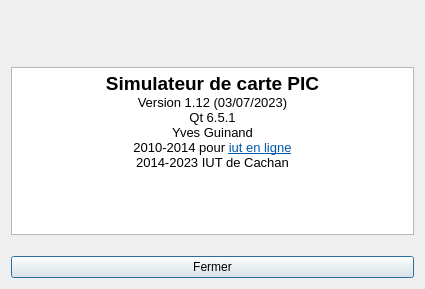
<?xml version="1.0" encoding="UTF-8"?>
<ui version="4.0">
 <class>Apropos</class>
 <widget class="QDialog" name="Apropos">
  <property name="windowModality">
   <enum>Qt::NonModal</enum>
  </property>
  <property name="geometry">
   <rect>
    <x>0</x>
    <y>0</y>
    <width>425</width>
    <height>289</height>
   </rect>
  </property>
  <property name="windowTitle">
   <string>A propos</string>
  </property>
  <property name="windowIcon">
   <iconset resource="ressources.qrc">
    <normaloff>:/images/micropro.png</normaloff>:/images/micropro.png</iconset>
  </property>
  <property name="modal">
   <bool>true</bool>
  </property>
  <layout class="QVBoxLayout" name="verticalLayout">
   <item>
    <spacer name="verticalSpacer">
     <property name="orientation">
      <enum>Qt::Vertical</enum>
     </property>
     <property name="sizeHint" stdset="0">
      <size>
       <width>20</width>
       <height>40</height>
      </size>
     </property>
    </spacer>
   </item>
   <item>
    <layout class="QHBoxLayout" name="horizontalLayout">
     <item>
      <spacer name="horizontalSpacer">
       <property name="orientation">
        <enum>Qt::Horizontal</enum>
       </property>
       <property name="sizeHint" stdset="0">
        <size>
         <width>40</width>
         <height>20</height>
        </size>
       </property>
      </spacer>
     </item>
     <item alignment="Qt::AlignVCenter">
      <widget class="QLabel" name="label_2">
       <property name="text">
        <string/>
       </property>
       <property name="pixmap">
        <pixmap resource="ressources.qrc">:/images/icone_lcd.png</pixmap>
       </property>
       <property name="alignment">
        <set>Qt::AlignCenter</set>
       </property>
      </widget>
     </item>
     <item>
      <spacer name="horizontalSpacer_3">
       <property name="orientation">
        <enum>Qt::Horizontal</enum>
       </property>
       <property name="sizeHint" stdset="0">
        <size>
         <width>40</width>
         <height>20</height>
        </size>
       </property>
      </spacer>
     </item>
     <item alignment="Qt::AlignVCenter">
      <widget class="QLabel" name="label_3">
       <property name="text">
        <string/>
       </property>
       <property name="pixmap">
        <pixmap resource="ressources.qrc">:/images/iutenligne.png</pixmap>
       </property>
       <property name="alignment">
        <set>Qt::AlignCenter</set>
       </property>
      </widget>
     </item>
     <item>
      <spacer name="horizontalSpacer_2">
       <property name="orientation">
        <enum>Qt::Horizontal</enum>
       </property>
       <property name="sizeHint" stdset="0">
        <size>
         <width>40</width>
         <height>20</height>
        </size>
       </property>
      </spacer>
     </item>
    </layout>
   </item>
   <item>
    <spacer name="verticalSpacer_3">
     <property name="orientation">
      <enum>Qt::Vertical</enum>
     </property>
     <property name="sizeHint" stdset="0">
      <size>
       <width>20</width>
       <height>40</height>
      </size>
     </property>
    </spacer>
   </item>
   <item>
    <widget class="QTextBrowser" name="textBrowser">
     <property name="html">
      <string>&lt;!DOCTYPE HTML PUBLIC &quot;-//W3C//DTD HTML 4.0//EN&quot; &quot;http://www.w3.org/TR/REC-html40/strict.dtd&quot;&gt;
&lt;html&gt;&lt;head&gt;&lt;meta name=&quot;qrichtext&quot; content=&quot;1&quot; /&gt;&lt;meta charset=&quot;utf-8&quot; /&gt;&lt;style type=&quot;text/css&quot;&gt;
p, li { white-space: pre-wrap; }
hr { height: 1px; border-width: 0; }
li.unchecked::marker { content: &quot;\2610&quot;; }
li.checked::marker { content: &quot;\2612&quot;; }
&lt;/style&gt;&lt;/head&gt;&lt;body style=&quot; font-family:'Noto Sans'; font-size:10pt; font-weight:400; font-style:normal;&quot;&gt;
&lt;p align=&quot;center&quot; style=&quot; margin-top:0px; margin-bottom:0px; margin-left:0px; margin-right:0px; -qt-block-indent:0; text-indent:0px;&quot;&gt;&lt;span style=&quot; font-family:'Sans Serif'; font-size:14pt; font-weight:600;&quot;&gt;Simulateur de carte PIC&lt;/span&gt;&lt;/p&gt;
&lt;p align=&quot;center&quot; style=&quot; margin-top:0px; margin-bottom:0px; margin-left:0px; margin-right:0px; -qt-block-indent:0; text-indent:0px;&quot;&gt;&lt;span style=&quot; font-family:'Sans Serif';&quot;&gt;Version 1.12 (03/07/2023)&lt;/span&gt;&lt;/p&gt;
&lt;p align=&quot;center&quot; style=&quot; margin-top:0px; margin-bottom:0px; margin-left:0px; margin-right:0px; -qt-block-indent:0; text-indent:0px;&quot;&gt;&lt;span style=&quot; font-family:'Sans Serif';&quot;&gt;Qt 6.5.1&lt;/span&gt;&lt;/p&gt;
&lt;p align=&quot;center&quot; style=&quot; margin-top:0px; margin-bottom:0px; margin-left:0px; margin-right:0px; -qt-block-indent:0; text-indent:0px;&quot;&gt;&lt;span style=&quot; font-family:'Sans Serif';&quot;&gt;Yves Guinand&lt;/span&gt;&lt;/p&gt;
&lt;p align=&quot;center&quot; style=&quot; margin-top:0px; margin-bottom:0px; margin-left:0px; margin-right:0px; -qt-block-indent:0; text-indent:0px;&quot;&gt;&lt;span style=&quot; font-family:'Sans Serif';&quot;&gt;2010-2014 pour &lt;/span&gt;&lt;a href=&quot;http://www.iutenligne.net/&quot;&gt;&lt;span style=&quot; font-family:'Sans Serif'; text-decoration: underline; color:#0057ae;&quot;&gt;iut en ligne&lt;/span&gt;&lt;/a&gt;&lt;/p&gt;
&lt;p align=&quot;center&quot; style=&quot; margin-top:0px; margin-bottom:0px; margin-left:0px; margin-right:0px; -qt-block-indent:0; text-indent:0px;&quot;&gt;&lt;span style=&quot; font-family:'MS Shell Dlg 2';&quot;&gt;2014-2023 IUT de Cachan&lt;/span&gt;&lt;/p&gt;&lt;/body&gt;&lt;/html&gt;</string>
     </property>
     <property name="openExternalLinks">
      <bool>true</bool>
     </property>
    </widget>
   </item>
   <item>
    <spacer name="verticalSpacer_2">
     <property name="orientation">
      <enum>Qt::Vertical</enum>
     </property>
     <property name="sizeHint" stdset="0">
      <size>
       <width>20</width>
       <height>40</height>
      </size>
     </property>
    </spacer>
   </item>
   <item>
    <widget class="QPushButton" name="pushButton">
     <property name="autoFillBackground">
      <bool>false</bool>
     </property>
     <property name="text">
      <string>Fermer</string>
     </property>
     <property name="icon">
      <iconset resource="ressources.qrc">
       <normaloff>:/images/close.png</normaloff>:/images/close.png</iconset>
     </property>
     <property name="default">
      <bool>true</bool>
     </property>
     <property name="flat">
      <bool>false</bool>
     </property>
    </widget>
   </item>
  </layout>
 </widget>
 <resources>
  <include location="ressources.qrc"/>
 </resources>
 <connections>
  <connection>
   <sender>pushButton</sender>
   <signal>clicked()</signal>
   <receiver>Apropos</receiver>
   <slot>hide()</slot>
   <hints>
    <hint type="sourcelabel">
     <x>155</x>
     <y>205</y>
    </hint>
    <hint type="destinationlabel">
     <x>154</x>
     <y>115</y>
    </hint>
   </hints>
  </connection>
 </connections>
</ui>
